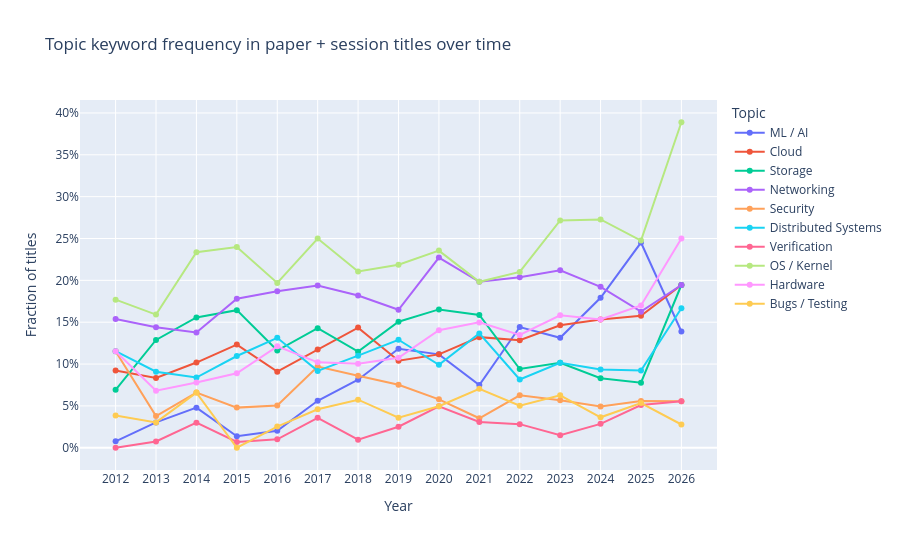

Notebook code cell kept with this figure:
### Markdown cell above
## 4 · Keyword trend lines

### Code cell
trends = keyword_trends(editions)
print(trends)

fig = px.line(
    trends, x="year", y="frequency", color="topic",
    markers=True,
    title="Topic keyword frequency in paper + session titles over time",
    labels={"frequency": "Fraction of titles", "year": "Year", "topic": "Topic"},
)
fig.update_layout(
    xaxis=dict(dtick=1),
    yaxis=dict(tickformat=".0%"),
    hovermode="x unified",
    height=550,
)
fig.show()

### Figure 1 — Plotly figure (JSON) as saved in the notebook; plotly's stock layout.template omitted (floating-point values rounded to 4 significant figures)
{"data": [{"hovertemplate": "Topic=ML / AI<br>Year=%{x}<br>Fraction of titles=%{y}<extra></extra>", "legendgroup": "ML / AI", "line": {"color": "#636efa", "dash": "solid"}, "marker": {"symbol": "circle"}, "mode": "lines+markers", "name": "ML / AI", "orientation": "v", "showlegend": true, "type": "scatter", "x": [2012, 2013, 2014, 2015, 2016, 2017, 2018, 2019, 2020, 2021, 2022, 2023, 2024, 2025, 2026], "xaxis": "x", "y": [0.007692, 0.0303, 0.0479, 0.0137, 0.0202, 0.05612, 0.08134, 0.1183, 0.1116, 0.07489, 0.1442, 0.1313, 0.1792, 0.2451, 0.1389], "yaxis": "y"}, {"hovertemplate": "Topic=Cloud<br>Year=%{x}<br>Fraction of titles=%{y}<extra></extra>", "legendgroup": "Cloud", "line": {"color": "#EF553B", "dash": "solid"}, "marker": {"symbol": "circle"}, "mode": "lines+markers", "name": "Cloud", "orientation": "v", "showlegend": true, "type": "scatter", "x": [2012, 2013, 2014, 2015, 2016, 2017, 2018, 2019, 2020, 2021, 2022, 2023, 2024, 2025, 2026], "xaxis": "x", "y": [0.09231, 0.08333, 0.1018, 0.1233, 0.09091, 0.1173, 0.1435, 0.1039, 0.1116, 0.1322, 0.1285, 0.1463, 0.1532, 0.1578, 0.1944], "yaxis": "y"}, {"hovertemplate": "Topic=Storage<br>Year=%{x}<br>Fraction of titles=%{y}<extra></extra>", "legendgroup": "Storage", "line": {"color": "#00cc96", "dash": "solid"}, "marker": {"symbol": "circle"}, "mode": "lines+markers", "name": "Storage", "orientation": "v", "showlegend": true, "type": "scatter", "x": [2012, 2013, 2014, 2015, 2016, 2017, 2018, 2019, 2020, 2021, 2022, 2023, 2024, 2025, 2026], "xaxis": "x", "y": [0.06923, 0.1288, 0.1557, 0.1644, 0.1162, 0.1429, 0.1148, 0.1505, 0.1653, 0.1586, 0.09404, 0.1015, 0.08312, 0.07767, 0.1944], "yaxis": "y"}, {"hovertemplate": "Topic=Networking<br>Year=%{x}<br>Fraction of titles=%{y}<extra></extra>", "legendgroup": "Networking", "line": {"color": "#ab63fa", "dash": "solid"}, "marker": {"symbol": "circle"}, "mode": "lines+markers", "name": "Networking", "orientation": "v", "showlegend": true, "type": "scatter", "x": [2012, 2013, 2014, 2015, 2016, 2017, 2018, 2019, 2020, 2021, 2022, 2023, 2024, 2025, 2026], "xaxis": "x", "y": [0.1538, 0.1439, 0.1377, 0.1781, 0.1869, 0.1939, 0.1818, 0.1649, 0.2273, 0.1982, 0.2038, 0.2119, 0.1922, 0.1626, 0.1944], "yaxis": "y"}, {"hovertemplate": "Topic=Security<br>Year=%{x}<br>Fraction of titles=%{y}<extra></extra>", "legendgroup": "Security", "line": {"color": "#FFA15A", "dash": "solid"}, "marker": {"symbol": "circle"}, "mode": "lines+markers", "name": "Security", "orientation": "v", "showlegend": true, "type": "scatter", "x": [2012, 2013, 2014, 2015, 2016, 2017, 2018, 2019, 2020, 2021, 2022, 2023, 2024, 2025, 2026], "xaxis": "x", "y": [0.1154, 0.03788, 0.06587, 0.04795, 0.05051, 0.09694, 0.08612, 0.07527, 0.05785, 0.03524, 0.0627, 0.05672, 0.04935, 0.05583, 0.05556], "yaxis": "y"}, {"hovertemplate": "Topic=Distributed Systems<br>Year=%{x}<br>Fraction of titles=%{y}<extra></extra>", "legendgroup": "Distributed Systems", "line": {"color": "#19d3f3", "dash": "solid"}, "marker": {"symbol": "circle"}, "mode": "lines+markers", "name": "Distributed Systems", "orientation": "v", "showlegend": true, "type": "scatter", "x": [2012, 2013, 2014, 2015, 2016, 2017, 2018, 2019, 2020, 2021, 2022, 2023, 2024, 2025, 2026], "xaxis": "x", "y": [0.1154, 0.09091, 0.08383, 0.1096, 0.1313, 0.09184, 0.11, 0.129, 0.09917, 0.1366, 0.0815, 0.1015, 0.09351, 0.09223, 0.1667], "yaxis": "y"}, {"hovertemplate": "Topic=Verification<br>Year=%{x}<br>Fraction of titles=%{y}<extra></extra>", "legendgroup": "Verification", "line": {"color": "#FF6692", "dash": "solid"}, "marker": {"symbol": "circle"}, "mode": "lines+markers", "name": "Verification", "orientation": "v", "showlegend": true, "type": "scatter", "x": [2012, 2013, 2014, 2015, 2016, 2017, 2018, 2019, 2020, 2021, 2022, 2023, 2024, 2025, 2026], "xaxis": "x", "y": [0.0, 0.007576, 0.02994, 0.006849, 0.0101, 0.03571, 0.009569, 0.02509, 0.04959, 0.03084, 0.02821, 0.01493, 0.02857, 0.05097, 0.05556], "yaxis": "y"}, {"hovertemplate": "Topic=OS / Kernel<br>Year=%{x}<br>Fraction of titles=%{y}<extra></extra>", "legendgroup": "OS / Kernel", "line": {"color": "#B6E880", "dash": "solid"}, "marker": {"symbol": "circle"}, "mode": "lines+markers", "name": "OS / Kernel", "orientation": "v", "showlegend": true, "type": "scatter", "x": [2012, 2013, 2014, 2015, 2016, 2017, 2018, 2019, 2020, 2021, 2022, 2023, 2024, 2025, 2026], "xaxis": "x", "y": [0.1769, 0.1591, 0.2335, 0.2397, 0.197, 0.25, 0.2105, 0.2186, 0.2355, 0.1982, 0.21, 0.2716, 0.2727, 0.2476, 0.3889], "yaxis": "y"}, {"hovertemplate": "Topic=Hardware<br>Year=%{x}<br>Fraction of titles=%{y}<extra></extra>", "legendgroup": "Hardware", "line": {"color": "#FF97FF", "dash": "solid"}, "marker": {"symbol": "circle"}, "mode": "lines+markers", "name": "Hardware", "orientation": "v", "showlegend": true, "type": "scatter", "x": [2012, 2013, 2014, 2015, 2016, 2017, 2018, 2019, 2020, 2021, 2022, 2023, 2024, 2025, 2026], "xaxis": "x", "y": [0.1154, 0.06818, 0.07784, 0.08904, 0.1212, 0.102, 0.1005, 0.1075, 0.1405, 0.1498, 0.1348, 0.1582, 0.1532, 0.1699, 0.25], "yaxis": "y"}, {"hovertemplate": "Topic=Bugs / Testing<br>Year=%{x}<br>Fraction of titles=%{y}<extra></extra>", "legendgroup": "Bugs / Testing", "line": {"color": "#FECB52", "dash": "solid"}, "marker": {"symbol": "circle"}, "mode": "lines+markers", "name": "Bugs / Testing", "orientation": "v", "showlegend": true, "type": "scatter", "x": [2012, 2013, 2014, 2015, 2016, 2017, 2018, 2019, 2020, 2021, 2022, 2023, 2024, 2025, 2026], "xaxis": "x", "y": [0.03846, 0.0303, 0.06587, 0.0, 0.02525, 0.04592, 0.05742, 0.03584, 0.04959, 0.07048, 0.05016, 0.06269, 0.03636, 0.0534, 0.02778], "yaxis": "y"}], "layout": {"height": 550, "hovermode": "x unified", "legend": {"title": {"text": "Topic"}, "tracegroupgap": 0}, "title": {"text": "Topic keyword frequency in paper + session titles over time"}, "xaxis": {"anchor": "y", "domain": [0, 1], "dtick": 1, "title": {"text": "Year"}}, "yaxis": {"anchor": "x", "domain": [0, 1], "tickformat": ".0%", "title": {"text": "Fraction of titles"}}}}
